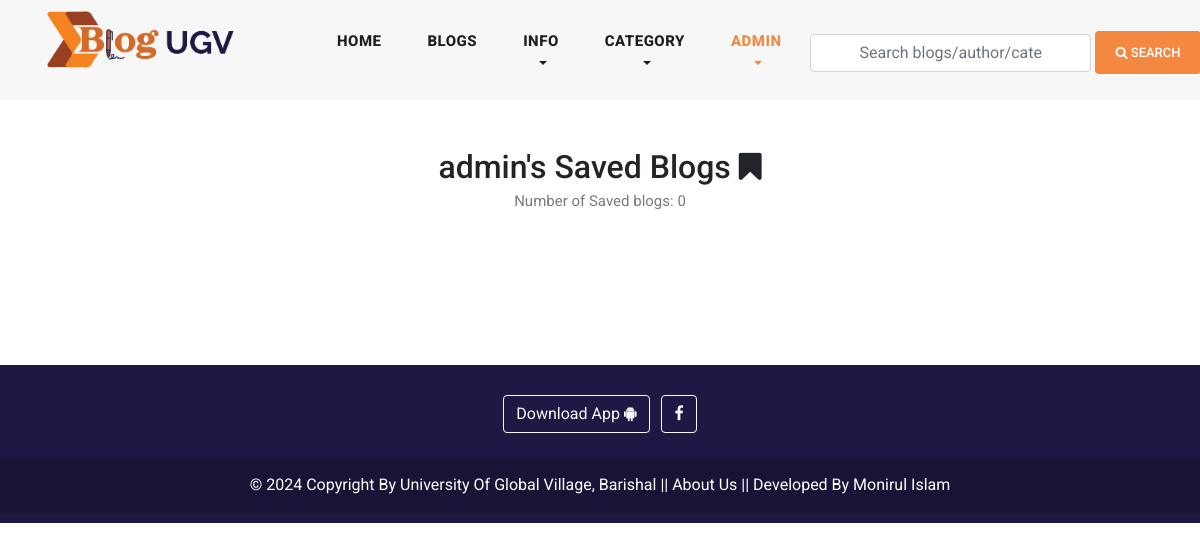
Page /wishlist/ (signed in) on the earlier database version.
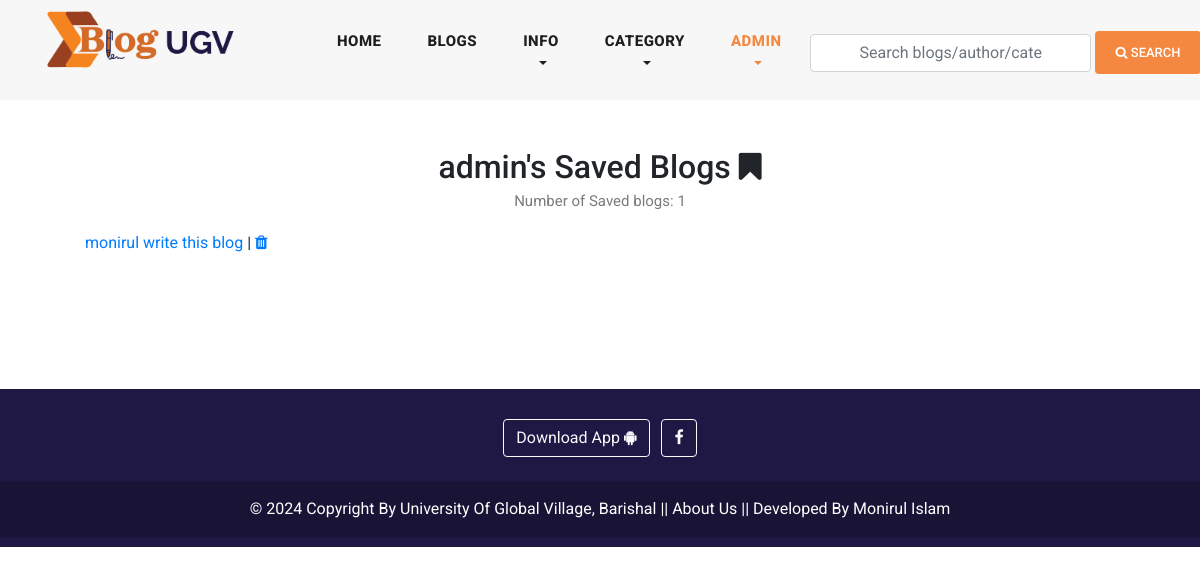
Same page on the later database version.
### blog/models.py (models this page shows, shortened)
class Site(models.Model):
    header_logo = models.ImageField(upload_to="site_info")
    footer_logo = models.ImageField(upload_to="site_info")
    site_name = models.CharField(max_length=25)

class Wishlist(models.Model):
    user = models.OneToOneField(User, on_delete=models.CASCADE)
    blogs = models.ManyToManyField('Blog')

class Blog(models.Model):
    user = models.ForeignKey(
        User,
        related_name='user_blogs',
        on_delete= models.CASCADE
    )
    category = models.ForeignKey(
        Category,
        related_name='category_blogs',
        on_delete=models.CASCADE
    )
    tags = models.ManyToManyField(
        Tag,
        related_name='tag_blogs',
        blank=True
    )
    likes = models.ManyToManyField(
        User,
        related_name='user_likes',
        blank=True
    )
    title = models.CharField(max_length=250, unique=True)
    slug = models.SlugField(null=True, blank=True, unique=True)
    views = models.PositiveIntegerField(default=0)
    banner = models.ImageField(upload_to=UploadToPath('blog_banners'))
    description = RichTextField()
    created_date = models.DateTimeField(auto_now_add=True)

### blog/views.py (the view)
# urls.py: path('wishlist/', wishlist_view, name='wishlist'),
@login_required(login_url='login')
def wishlist_view(request):
    wishlist, created = Wishlist.objects.get_or_create(user=request.user)
    return render(request, 'wishlist.html', {'wishlist': wishlist})

### blog/context_processors.py (called while the page is built)
def get_all_categories(request):
    categories = Category.objects.all()[:20]
    category_counts = []
    for category in categories:
        blog_count = Blog.objects.filter(category=category).count()
        if blog_count > 0:  # Only include non-empty categories
            category_counts.append({'category': category, 'blog_count': blog_count})
    context = {
        "categories":categories,
        "category_counts": category_counts,
    }
    return context

def site_info(request):
    site = Site.objects.all()
    context = {
        "site":site,
    }
    return context

def ugv_ads(request):
    latest_ad = Ugv_Ad.objects.all()
    context =  {
        'latest_ad': latest_ad,
    }
    return context

### user_profile/context_processors.py (called while the page is built)
def user_notifications(request):
    context = {}
    if request.user.is_authenticated:
        notifications = Notification.objects.filter(
            user = request.user
        ).order_by('-created_date')
        unseen = notifications.exclude(is_seen = True)
        context['notifications'] = notifications
        context['unseen'] = unseen.count()
    return context

### blog/templates/wishlist.html (shortened to what this page needs)
{% extends 'base.html' %}
{% load static %}
{% block content %}
<div class="container py-5 text-align-center">
    <div style="text-align: center; padding-bottom: 15px;">
    <h2>{{ user.username }}'s Saved Blogs <i class="fa fa-bookmark"></i></h2>
    <p>Number of Saved blogs: {{ wishlist.blogs.count }}</p>
    </div>
    {% if wishlist %}
    <div class="wishlist-columns">
        {% for blog in wishlist.blogs.all %}
            <div class="wishlist-item">
                <ol type="1">
                    <a href="{% url 'blog_details' slug=blog.slug %}">{{ blog.title }}</a> |
                    <a href="{% url 'remove_from_wishlist' slug=blog.slug %}"><i class="fa fa-trash"></i></a>
                </ol>
            </div>
        {% endfor %}
    </div>
    {% else %}
        <p>No blogs in the wishlist.</p>
    {% endif %}
</div>
{% endblock content %}

### blog/templates/header.html (shortened to what this page needs)
{% load static %}
<header class="">
    <nav class="navbar navbar-expand-lg">
        <div class="container">
            {% for site_instance in site %}
            <a class="navbar-brand" href="{% url 'home'  %}"><img style="width: 250px; height: 75px;" src="{{site_instance.header_logo.url}}" alt=""></a>
            {% endfor %}
        <div class="collapse navbar-collapse" id="navbarResponsive">
            <ul class="navbar-nav ml-auto">
            <li class="nav-item {% if request.path == '/' %}active{% endif %}">
                <a class="nav-link" href="{% url 'home' %}">Home
                </a>
            </li>
            <li class="nav-item {% if request.path == '/blogs/' %}active{% endif %}">
                <a class="nav-link" href="{% url 'blogs' %}">Blogs</a>
            </li>
            <li class="nav-item dropdown {% if '/top-bloggers/' in request.path %}active {% elif '/about/' in request.path %} active {% elif '/contact/' in request.path %} active {% endif %}  ">
                <a class="nav-link dropdown-toggle" href="#" id="navbarDropdown" role="button" data-toggle="dropdown" aria-haspopup="true" aria-expanded="false">
                  Info
                </a>
            </li>
            <li class="nav-item dropdown {% if '/category_blogs/' in request.path %} active {% endif %}">
                <a class="nav-link dropdown-toggle" href="#" id="navbarDropdown" role="button" data-toggle="dropdown" aria-haspopup="true" aria-expanded="false">
                  Category
                </a>
            </li>
            <li>
                {% if request.user.is_authenticated %}
                <li class="nav-item dropdown {% if '/profile/' in request.path %}active {% elif '/user_notifications/' in request.path %}active {% elif '/wishlist/' in request.path %}active {% elif '/line_chart/' in request.path %}active {% endif %} ">
                    <a class="nav-link dropdown-toggle" href="#" id="navbarDropdown" role="button" data-toggle="dropdown" aria-haspopup="true" aria-expanded="false">
                      {% if request.user.username %}
                      {{request.user.username}}
                      {% endif %}
                    </a>
                </li>
                {% else %}
                <li class="nav-item
                {% if request.path == '/login/' %}active{% endif %}">
                    <a class="nav-link" href="{% url 'login' %}">LOGIN</a>
                </li>
                {% endif %}
            </li>
            </ul>
            <form class="form-inline d-flex flex-nowrap my-2 ml-auto search_form" action="{% url 'search_blogs' %}" method="GET" >
                <input class="form-control px-5" name="search" type="text" placeholder="Search blogs/author/category/tags "  required>
                <button class="btn btn-primary ml-1"><i class="fa fa-search"></i> Search</button>
            </form>
        </div>
        </div>
    </nav>
</header>

### blog/templates/footer.html (shortened to what this page needs)
{% load static %}
{% for site in site %}
<div  class="container-fluid my-3 custom-container">
<footer class=" text-center text-white" style="background-color: #1F1844;">
  <div class="container-fluid p-3 pb-0">
    <section class="mb-1">
      <a class="btn btn-outline-light btn-floating m-1" href="#" role="button"
        >Download App  <i class="fa fa-android"></i
      ></a>
      <a class="btn btn-outline-light btn-floating m-1" href="https://www.facebook.com/ugvbarisal/" role="button"
        ><i class="fa fa-facebook-f"></i
      ></a>
    </section>
  </div>
  <div class="text-center p-3" style="background-color: rgba(0, 0, 0, 0.2);">
    <a  class="text-white" target="_blank" href="https://ugv.edu.bd/">© 2024 Copyright By University Of Global Village, Barishal</a> ||
    <a class="text-white"  href="{% url 'about' %}">About Us</a> ||
    <a class="text-white" target="_blank" href="https://www.facebook.com/moniruldevelopers"> Developed By Monirul Islam</a>
  </div>
</footer>
</div>
{% endfor %}

Differences in the rows shown:
computed for Wishlist: blogs.count "0" → "1"
added Blog: title "monirul write this blog"
